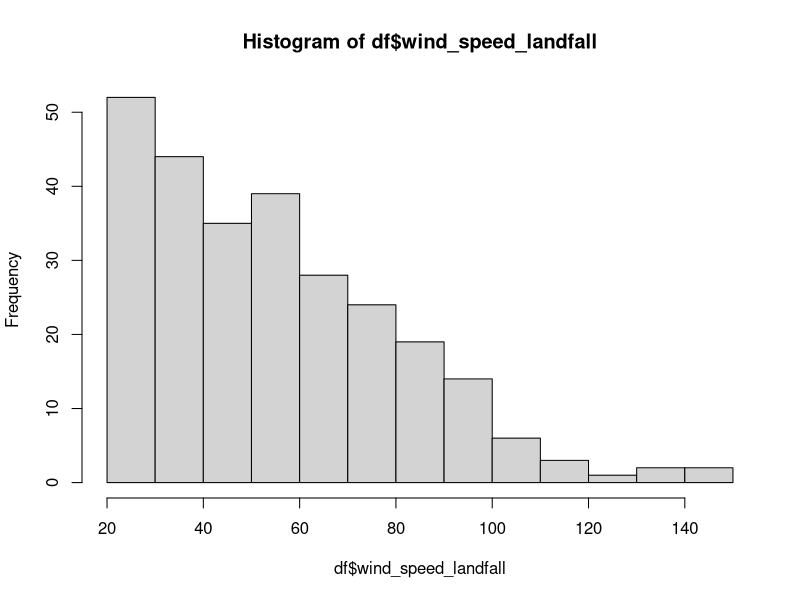
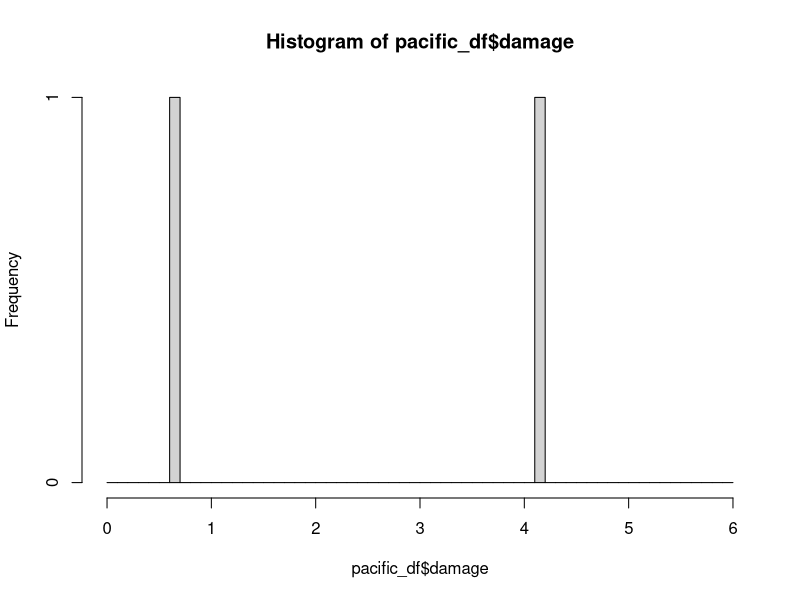
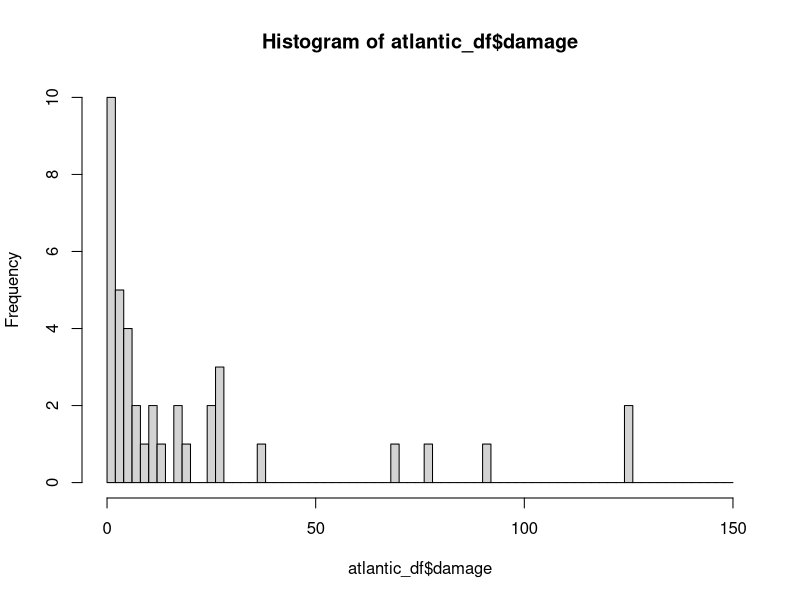
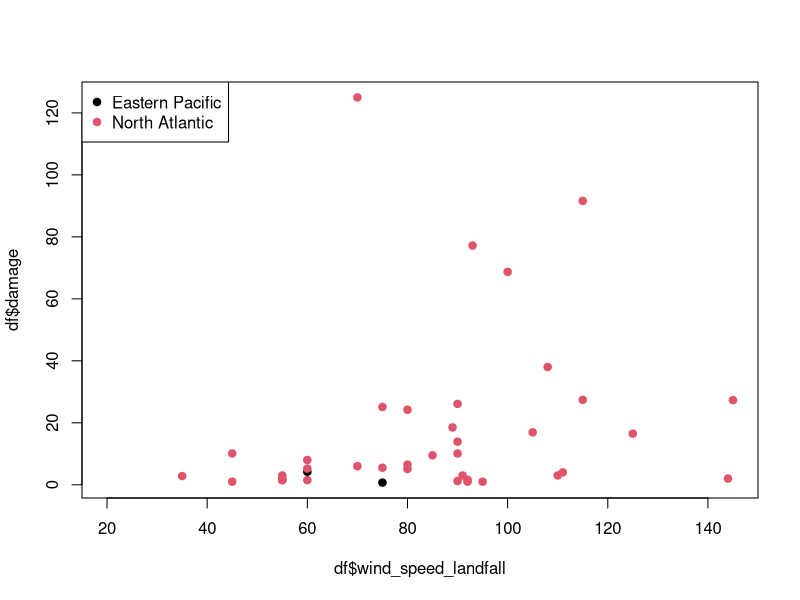

Source code (R) for these figures, in order: (Note: this script raises an error after producing the figures.)
## ---- chunk 1
library(skimr)
library(tidyverse)
## ---- chunk 2
df <- read_csv("tropical_cyclones.csv")
## ---- chunk 3
head(df)
## ---- chunk 4
glimpse(df)
## ---- chunk 5
df %>% count(month)
## ---- chunk 6
df_grouped <-  group_by(df, basin)
summary_avg_speed <- summarize(df_grouped, avg_wing_speed = mean(wind_speed_landfall), sd_wing_speed = sd(wind_speed_landfall))
summary_avg_speed
## ---- chunk 7
summary_avg_basin_hurr <- summarize(df_grouped, sum_hurricanes = sum(hurricane_landfall))
summary_avg_basin_hurr
## ---- chunk 8
avg <- mean(df$wind_speed_landfall)
std_dev <- sd(df$wind_speed_landfall)
cat('avg:', avg, 'std_dev:', std_dev)
## ---- chunk 9
hist(df$wind_speed_landfall)
## ---- chunk 10
#Base on a Normal distribution assumption
proba_34_distribution = 100*pnorm(34, mean = avg, sd = std_dev, lower.tail = TRUE)
proba_34_distribution
## ---- chunk 11
smaller_df = df[df$wind_speed_landfall <= 34.0,]
proba_34_data = 100*nrow(smaller_df)/nrow(df)
proba_34_data
## ---- chunk 12
avg_cost = summarize(group_by(df, basin), avg_damage = mean(damage, na.rm = TRUE), sd_damage = sd(damage, na.rm = TRUE), avg_speed = mean(wind_speed_landfall))
avg_cost
## ---- chunk 13
pacific_df = df[df$basin == 'Eastern Pacific',]
hist(pacific_df$damage,breaks = seq(0,6,0.1))
## ---- chunk 14
atlantic_df = df[df$basin == 'North Atlantic',]
hist(atlantic_df$damage, breaks = seq(0,150,2))
## ---- chunk 15
null_values = summarize(group_by(df, basin), missing_val = sum(is.na(damage)), number_rows = n(), ratio_missing_rows = sum(is.na(damage)/n()))
null_values
## ---- chunk 16
plot(df$wind_speed_landfall, df$damage,
     pch = 19,
     col = factor(df$basin))
legend("topleft",
       legend = levels(factor(df$basin)),
       pch = 19,
       col = factor(levels(factor(df$basin))))
## ---- chunk 17
#install.packages("car")
library(car)
scatterplot(df$damage ~ df$wind_speed_landfall | df$basin, data = df, 
            smoother = TRUE, grid = TRUE, frame = FALSE)
## ---- chunk 18
df_grouped_year <-  group_by(df, year)
events <- summarize(df_grouped_year, number = n())
events
## ---- chunk 19
model1 = lm(events$number ~ events$year, data=events)
plot(events$year, events$number, pch = 19)
legend("topleft",legend = paste("R2 is", format(summary(model1)$r.squared,digits=3)))
abline(model1,col='red') 
## ---- chunk 20
summary(model1)
## ---- chunk 21
df_grouped_year <-  group_by(df, year)
avg_speed <- summarize(df_grouped_year, avg = mean(wind_speed_landfall))
avg_speed
## ---- chunk 22
model = lm(avg_speed$avg ~ avg_speed$year, data=avg_speed)
plot(avg_speed$year, avg_speed$avg, pch = 19)
legend("topleft",legend = paste("R2 is", format(summary(model)$r.squared,digits=3)))
abline(model,col='green') 
## ---- chunk 23
model2 = lm(df$wind_speed_landfall ~ df$year, data=df)
plot(df$year, df$wind_speed_landfall, pch = 19)
legend("topleft",legend = paste("R2 is", format(summary(model2)$r.squared,digits=3)))
abline(model2,col='blue') 
